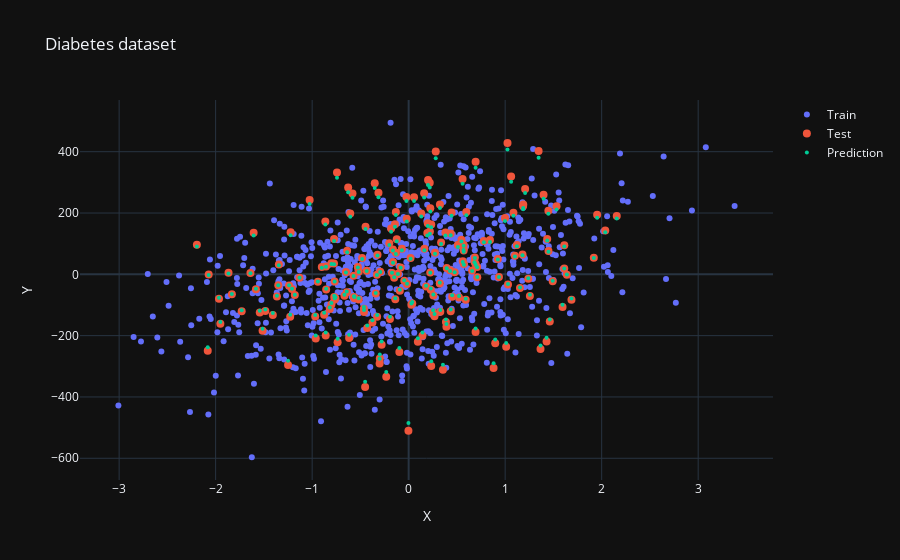

The cell this chart's notebook holds for it:
### Code cell
fig = go.Figure([
    go.Scatter(x=x_train[:,0].squeeze(), y=y_train[:,0], name='Train', mode='markers'),
    go.Scatter(x=x_test[:,0].squeeze(), y=y_test[:,0], name='Test', mode='markers'
                ,marker=dict(size=8)),
    go.Scatter(x=x_test[:,0].squeeze(), y=y_pred[:,0], name='Prediction', mode='markers',
                marker=dict(size=4))
])
fig.update_layout(title='Diabetes dataset', xaxis_title='X', yaxis_title='Y', template='plotly_dark')
fig.show()

### Figure 1 — Plotly figure (JSON) as saved in the notebook; plotly's stock layout.template omitted (floating-point values rounded to 4 significant figures; data arrays with more than 128 entries replaced by an {"elided": "..."} marker saying what was removed)
{"data": [{"mode": "markers", "name": "Train", "type": "scatter", "x": {"elided": "800 float values"}, "y": {"elided": "800 float values"}}, {"marker": {"size": 8}, "mode": "markers", "name": "Test", "type": "scatter", "x": {"elided": "200 float values"}, "y": {"elided": "200 float values"}}, {"marker": {"size": 4}, "mode": "markers", "name": "Prediction", "type": "scatter", "x": {"elided": "200 float values"}, "y": {"elided": "200 float values"}}], "layout": {"title": {"text": "Diabetes dataset"}, "xaxis": {"title": {"text": "X"}}, "yaxis": {"title": {"text": "Y"}}}}
